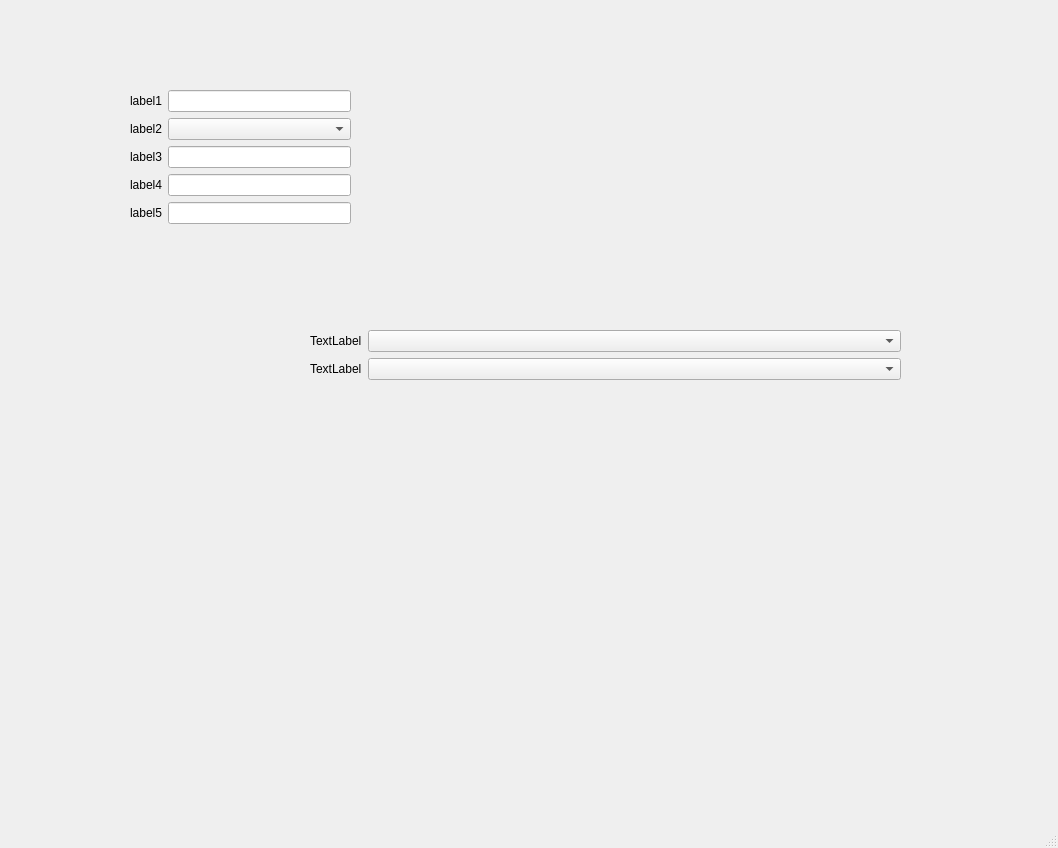
<?xml version="1.0" encoding="UTF-8"?>
<ui version="4.0">
 <class>MainWindow</class>
 <widget class="QMainWindow" name="MainWindow">
  <property name="geometry">
   <rect>
    <x>0</x>
    <y>0</y>
    <width>1058</width>
    <height>848</height>
   </rect>
  </property>
  <property name="windowTitle">
   <string>MainWindow</string>
  </property>
  <widget class="QWidget" name="centralwidget">
   <widget class="QWidget" name="formLayoutWidget">
    <property name="geometry">
     <rect>
      <x>310</x>
      <y>330</y>
      <width>591</width>
      <height>71</height>
     </rect>
    </property>
    <layout class="QFormLayout" name="formLayout_2">
     <item row="0" column="0">
      <widget class="QLabel" name="label_6">
       <property name="text">
        <string>TextLabel</string>
       </property>
      </widget>
     </item>
     <item row="1" column="0">
      <widget class="QLabel" name="label_7">
       <property name="text">
        <string>TextLabel</string>
       </property>
      </widget>
     </item>
     <item row="0" column="1">
      <widget class="QComboBox" name="comboBox_2"/>
     </item>
     <item row="1" column="1">
      <widget class="QComboBox" name="comboBox_3"/>
     </item>
    </layout>
   </widget>
   <widget class="QWidget" name="">
    <property name="geometry">
     <rect>
      <x>130</x>
      <y>90</y>
      <width>221</width>
      <height>141</height>
     </rect>
    </property>
    <layout class="QFormLayout" name="formLayout">
     <item row="0" column="0">
      <widget class="QLabel" name="label">
       <property name="text">
        <string>label1</string>
       </property>
      </widget>
     </item>
     <item row="0" column="1">
      <widget class="QLineEdit" name="lineEdit"/>
     </item>
     <item row="1" column="0">
      <widget class="QLabel" name="label_2">
       <property name="text">
        <string>label2</string>
       </property>
      </widget>
     </item>
     <item row="1" column="1">
      <widget class="QComboBox" name="comboBox"/>
     </item>
     <item row="2" column="0">
      <widget class="QLabel" name="label_3">
       <property name="text">
        <string>label3</string>
       </property>
      </widget>
     </item>
     <item row="2" column="1">
      <widget class="QLineEdit" name="lineEdit_2"/>
     </item>
     <item row="3" column="0">
      <widget class="QLabel" name="label_4">
       <property name="text">
        <string>label4</string>
       </property>
      </widget>
     </item>
     <item row="3" column="1">
      <widget class="QLineEdit" name="lineEdit_3"/>
     </item>
     <item row="4" column="0">
      <widget class="QLabel" name="label_5">
       <property name="text">
        <string>label5</string>
       </property>
      </widget>
     </item>
     <item row="4" column="1">
      <widget class="QLineEdit" name="lineEdit_4"/>
     </item>
    </layout>
   </widget>
  </widget>
  <widget class="QMenuBar" name="menubar">
   <property name="geometry">
    <rect>
     <x>0</x>
     <y>0</y>
     <width>1058</width>
     <height>26</height>
    </rect>
   </property>
  </widget>
  <widget class="QStatusBar" name="statusbar"/>
 </widget>
 <resources/>
 <connections/>
</ui>
